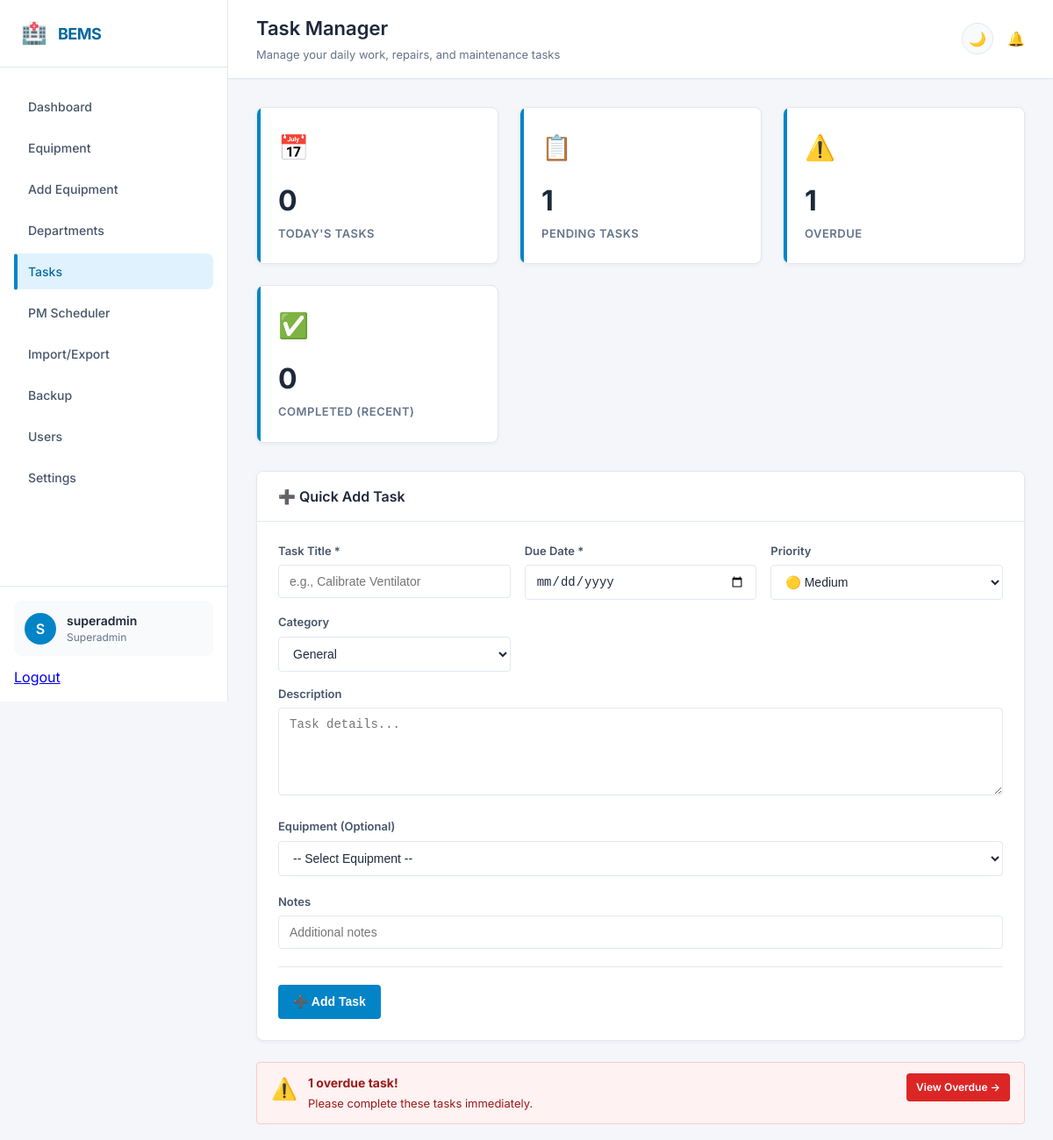
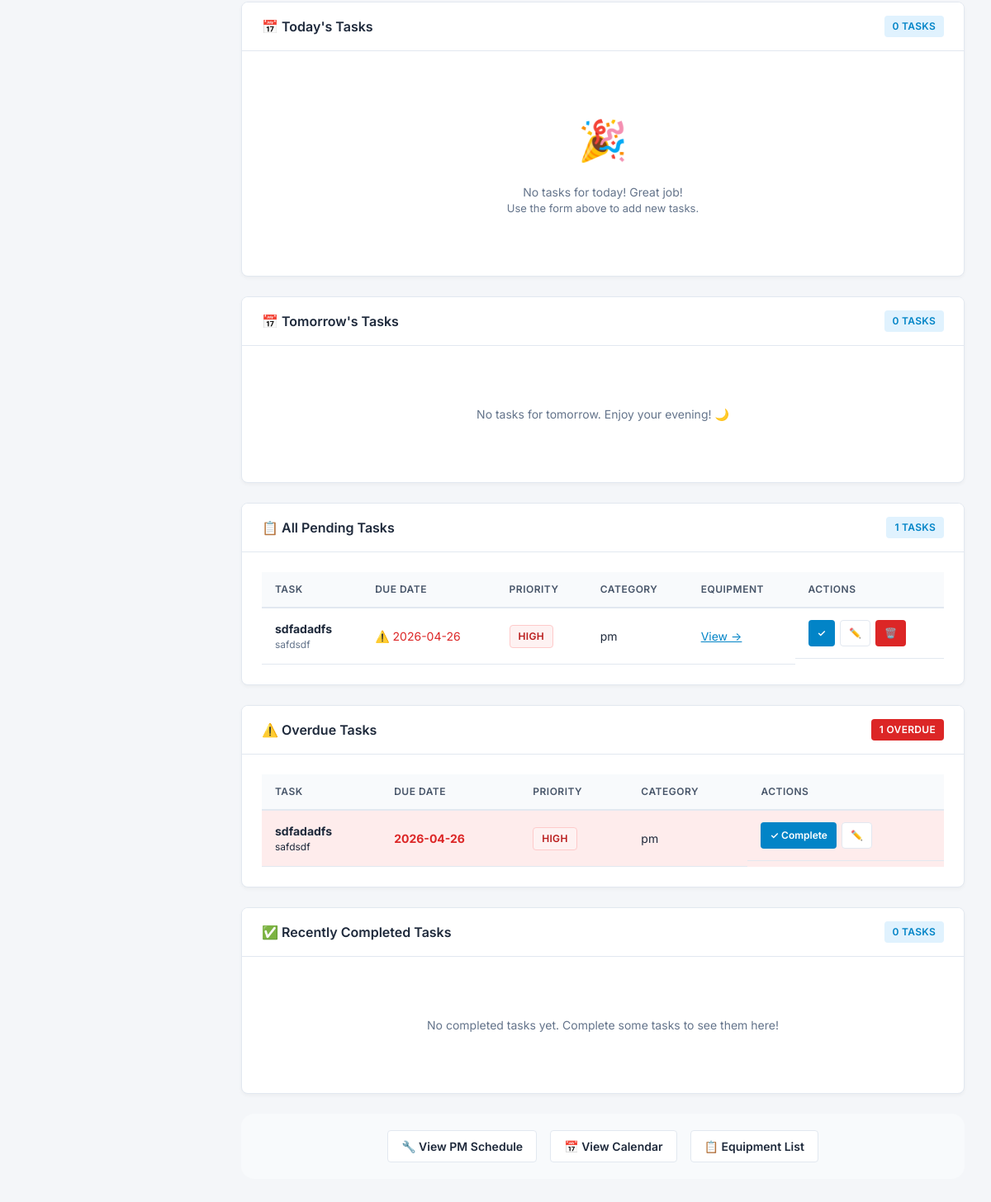
/tasks (signed in), run on an earlier commit of the app's database (2 pictures, top to bottom).
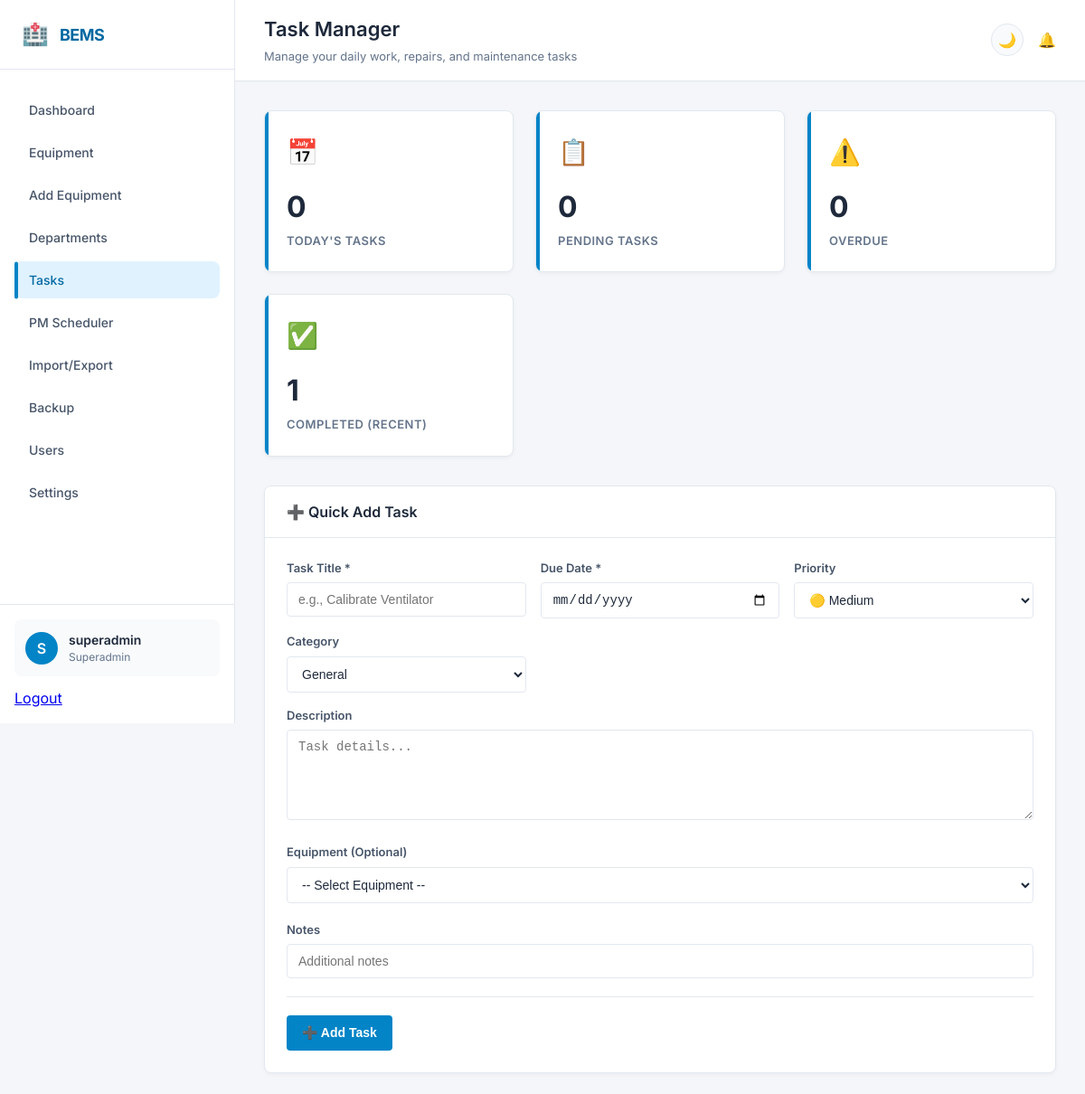
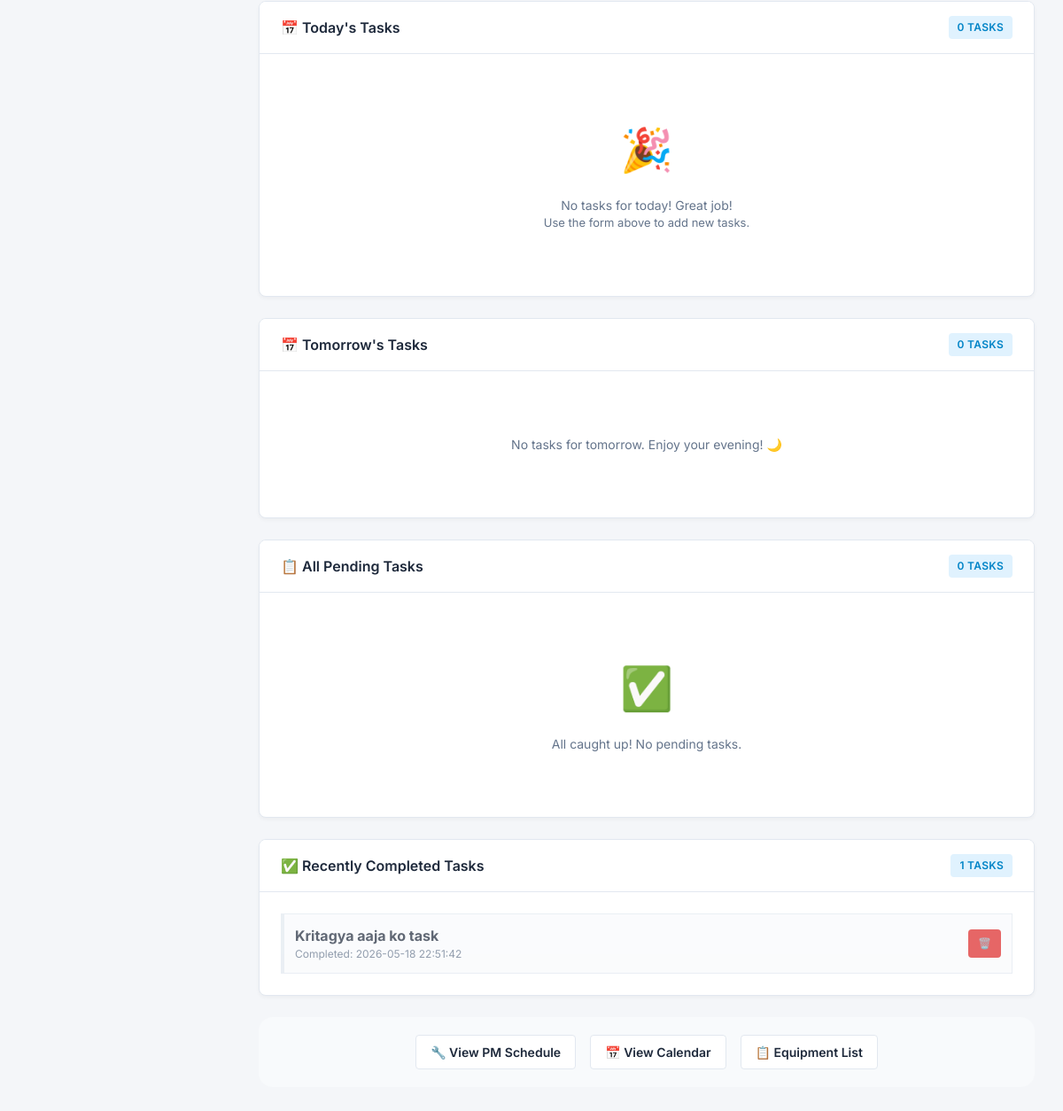
And on a later commit of the database (2 pictures, top to bottom).
### app.py (models this page shows)
class Task(db.Model):
    id = db.Column(db.Integer, primary_key=True)
    title = db.Column(db.String(200))
    description = db.Column(db.String(500))
    date = db.Column(db.String(50))
    due_date = db.Column(db.String(50))
    priority = db.Column(db.String(20), default='medium')
    status = db.Column(db.String(50), default='pending')
    category = db.Column(db.String(50), default='general')
    equipment_id = db.Column(db.Integer, db.ForeignKey('equipment.id'), nullable=True)
    created_by = db.Column(db.Integer, nullable=True)
    created_at = db.Column(db.String(50), default=lambda: datetime.now().strftime('%Y-%m-%d %H:%M:%S'))
    completed_at = db.Column(db.String(50), nullable=True)
    notes = db.Column(db.String(500))

### app.py (the view)
@app.route('/tasks')
@login_required
def tasks():
    today = datetime.now().strftime('%Y-%m-%d')
    tomorrow = (datetime.now() + timedelta(days=1)).strftime('%Y-%m-%d')
    today_tasks = Task.query.filter_by(date=today, status='pending').order_by(Task.priority.desc()).all()
    tomorrow_tasks = Task.query.filter_by(date=tomorrow, status='pending').all()
    pending_tasks = Task.query.filter_by(status='pending').order_by(Task.date).all()
    completed_tasks = Task.query.filter_by(status='done').order_by(Task.completed_at.desc()).limit(50).all()
    overdue_tasks = Task.query.filter(Task.date < today, Task.status == 'pending').all()
    equipments = Equipment.query.all()
    return render_template('tasks.html',
                         today_tasks=today_tasks,
                         tomorrow_tasks=tomorrow_tasks,
                         pending_tasks=pending_tasks,
                         completed_tasks=completed_tasks,
                         overdue_tasks=overdue_tasks,
                         equipments=equipments,
                         datetime=datetime)

### app.py (called while the page is built)
def login_required(f):
    @wraps(f)
    def decorated_function(*args, **kwargs):
        if 'user' not in session:
            return redirect('/login')
        return f(*args, **kwargs)
    return decorated_function

### templates/tasks.html (shortened to what the changed rows need)
{% extends "base.html" %}
{% block page_title %}Task Manager{% endblock %}
{% block content %}
<div class="stats-grid">
    <div class="stat-card" onclick="window.location='/tasks?filter=pending'">
        <div class="stat-icon">📋</div>
        <div class="stat-number">{{ pending_tasks|length }}</div>
        <div class="stat-label">Pending Tasks</div>
    </div>
    <div class="stat-card" onclick="window.location='/tasks?filter=overdue'">
        <div class="stat-icon">⚠️</div>
        <div class="stat-number">{{ overdue_tasks|length }}</div>
        <div class="stat-label">Overdue</div>
    </div>
    <div class="stat-card" onclick="window.location='/tasks?filter=completed'">
        <div class="stat-icon">✅</div>
        <div class="stat-number">{{ completed_tasks|length }}</div>
        <div class="stat-label">Completed (Recent)</div>
    </div>
</div>
{% if overdue_tasks %}
<div class="alert alert-danger fade-in-up">
    <span style="font-size: 24px;">⚠️</span>
    <div style="flex: 1;">
        <strong>{{ overdue_tasks|length }} overdue task{% if overdue_tasks|length != 1 %}s{% endif %}!</strong>
        <p style="margin-top: 4px; font-size: 13px;">Please complete these tasks immediately.</p>
    </div>
    <a href="#overdue-section" class="btn btn-sm" style="background: var(--danger); color: white;">View Overdue →</a>
</div>
{% endif %}
<div class="card" style="margin-bottom: 24px;" id="pending-section">
    <div class="card-header">
        <h3 class="card-title">📋 All Pending Tasks</h3>
        <span class="badge" style="background: var(--primary-light); color: var(--primary);">
            {{ pending_tasks|length }} tasks
        </span>
    </div>
    <div class="card-body">
        {% if pending_tasks %}
            <div class="table-container">
                <table class="data-table">
                    <thead>
                        <tr>
                            <th>Task</th>
                            <th>Due Date</th>
                            <th>Priority</th>
                            <th>Category</th>
                            <th>Equipment</th>
                            <th>Actions</th>
                        </thead>
                        <tbody>
                            {% for task in pending_tasks %}
                            <tr>
                                <td>
                                    <strong>{{ task.title }}</strong>
                                    {% if task.description %}
                                        <div style="font-size: 12px; color: var(--text-muted);">{{ task.description }}</div>
                                    {% endif %}
                                </td>
                                <td>
                                    {% if task.date < datetime.now().strftime('%Y-%m-%d') %}
                                        <span style="color: var(--danger);">⚠️ {{ task.date }}</span>
                                    {% else %}
                                        {{ task.date }}
                                    {% endif %}
                                </td>
                                <td>
                                    <span class="badge {% if task.priority == 'high' %}badge-scrap{% elif task.priority == 'medium' %}badge-pending{% else %}badge-working{% endif %}">
                                        {{ task.priority }}
                                    </span>
                                </td>
                                <td>{{ task.category }}</td>
                                <td>
                                    {% if task.equipment_id %}
                                        <a href="/equipment/{{ task.equipment_id }}" style="color: var(--primary);">View →</a>
                                    {% else %}
                                        -
                                    {% endif %}
                                </td>
                                <td style="display: flex; gap: 6px;">
                                    {% if session.get('role') in ['admin', 'superadmin'] %}
                                        <a href="/tasks/{{ task.id }}/complete" class="btn btn-sm btn-primary">✓</a>
                                        <a href="/tasks/{{ task.id }}/edit" class="btn btn-sm btn-secondary">✏️</a>
                                        <a href="/tasks/{{ task.id }}/delete" class="btn btn-sm btn-danger" onclick="return confirm('Delete this task?')">🗑️</a>
                                    {% endif %}
                                </td>
                            </tr>
                            {% endfor %}
                        </tbody>
                    </table>
                </div>
            {% else %}
                <div class="empty-state">
                    <div class="empty-state-icon">✅</div>
                    <p>All caught up! No pending tasks.</p>
                </div>
            {% endif %}
        </div>
    </div>
    {% if overdue_tasks %}
    <div class="card" style="margin-bottom: 24px;" id="overdue-section">
        <div class="card-header">
            <h3 class="card-title">⚠️ Overdue Tasks</h3>
            <span class="badge" style="background: var(--danger); color: white;">
                {{ overdue_tasks|length }} overdue
            </span>
        </div>
        <div class="card-body">
            <div class="table-container">
                <table class="data-table">
                    <thead>
                        <tr>
                            <th>Task</th>
                            <th>Due Date</th>
                            <th>Priority</th>
                            <th>Category</th>
                            <th>Actions</th>
                        </thead>
                        <tbody>
                            {% for task in overdue_tasks %}
                            <tr style="background: rgba(239, 68, 68, 0.1);">
                                <td>
                                    <strong>{{ task.title }}</strong>
                                    {% if task.description %}
                                        <div style="font-size: 12px;">{{ task.description }}</div>
                                    {% endif %}
                                </td>
                                <td><strong style="color: var(--danger);">{{ task.date }}</strong></td>
                                <td>
                                    <span class="badge badge-scrap">{{ task.priority }}</span>
                                </td>
                                <td>{{ task.category }}</td>
                                <td style="display: flex; gap: 6px;">
                                    {% if session.get('role') in ['admin', 'superadmin'] %}
                                        <a href="/tasks/{{ task.id }}/complete" class="btn btn-sm btn-primary">✓ Complete</a>
                                        <a href="/tasks/{{ task.id }}/edit" class="btn btn-sm btn-secondary">✏️</a>
                                    {% endif %}
                                </td>
                            </tr>
                            {% endfor %}
                        </tbody>
                    </table>
                </div>
            </div>
        </div>
        {% endif %}
        <div class="card">
            <div class="card-header">
                <h3 class="card-title">✅ Recently Completed Tasks</h3>
                <span class="badge" style="background: var(--primary-light); color: var(--primary);">
                    {{ completed_tasks|length }} tasks
                </span>
            </div>
            <div class="card-body">
                {% if completed_tasks %}
                    <div class="task-list">
                        {% for task in completed_tasks %}
                        <div class="task-item task-done" style="display: flex; justify-content: space-between; align-items: center; padding: 12px; border-bottom: 1px solid var(--border-color); opacity: 0.7;">
                            <div>
                                <strong>{{ task.title }}</strong>
                                <div style="font-size: 12px; color: var(--text-muted);">
                                    Completed: {{ task.completed_at or task.date }}
                                </div>
                            </div>
                            {% if session.get('role') in ['admin', 'superadmin'] %}
                                <a href="/tasks/{{ task.id }}/delete" class="btn btn-sm btn-danger" onclick="return confirm('Delete this completed task?')">🗑️</a>
                            {% endif %}
                        </div>
                        {% endfor %}
                    </div>
                {% else %}
                    <div class="empty-state">
                        <p>No completed tasks yet. Complete some tasks to see them here!</p>
                    </div>
                {% endif %}
            </div>
        </div>
        {% endblock %}

What changed in the data, as far as the page shows it:
removed Task: title "sdfadadfs", description "safdsdf", date "2026-04-26", priority "HIGH", category "pm"
added Task: title "Kritagya aaja ko task", completed_at "2026-05-18 22:51:42", shown under "✅ Recently Completed Tasks"
Also different on the page:
{{ pending_tasks|length }}: "1" → "0"
{{ overdue_tasks|length }}: "1" → "0"
{{ completed_tasks|length }}: "0" → "1"
{{ overdue_tasks|length }}: "1" → (not shown)
text no longer shown: "⚠️ overdue task ! Please complete these tasks immediately. View Overdue → TASK DUE DATE PRIORITY CATEGORY EQUIPMENT ACTIONS ⚠️ Overdue Tasks OVERDUE TASK DUE DATE PRIORITY CATEGORY ACTIONS No completed tasks yet. Complete some tasks to see them here!"
text now shown: "✅ All caught up! No pending tasks."
